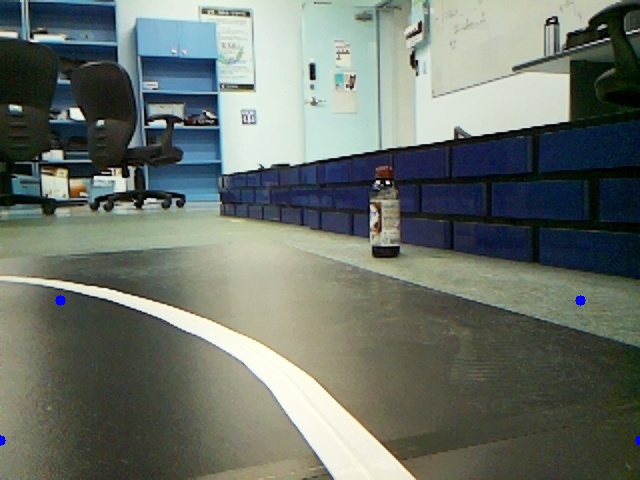
#> input picture sliding_window/clahe_image.jpg, 640 x 480 px
$ python -i sliding_window.py   (imports and definitions only)   (older library calls are emulated)
#> lines starting #> are read from the running program, lines starting #| are printed output that depends on the picture; after the words box and inside, x2 and y2 are one past the last pixel; in counts of white or black regions, pixels touching at a corner belong together
#> further down, picture is the input picture: shape (480, 640, 3); mean B, G, R 106.8, 114.7, 106.9
import cv2
import numpy as np
import os

# 이미지 크기 정의 (가로, 세로)
IMAGE_WIDTH = 640
IMAGE_HEIGHT = 480
HALF_WIDTH = 320
HALF_HEIGHT = 240

image_size = (IMAGE_WIDTH, IMAGE_HEIGHT)

# 이미지 저장 경로 설정
save_dir = "frames"
# [1 line not run here, left out]

# SlidingWindow 클래스 정의
class SlidingWindow:
    def __init__(self):
        # l_pos와 r_pos를 인스턴스 변수로 초기화
        self.l_pos = []
        self.r_pos = []
        # 원근 변환에 필요한 행렬을 미리 계산하여 저장
        self.warp_src_mtx = None
        self.warp_dist_mtx = None
        self.src_to_dist_mtx = None
        self.dist_to_src_mtx = None
        self.calculate_perspective_transform()

        # 슬라이딩 윈도우 관련 변수들을 인스턴스 변수로 선언
        self.num_SlidingWindow = 18
        self.width_sliding_window = 20
        self.lx = []
        self.rx = []

    def calculate_perspective_transform(self):
        # 워핑 관련 변수 설정
        warp_image_width = HALF_WIDTH
        warp_image_height = HALF_HEIGHT

        warp_x_margin = 200
        warp_y_margin = 3

        src_pts1 = (240 - warp_x_margin, HALF_HEIGHT + 60)
        src_pts2 = (0, IMAGE_HEIGHT + 20)
        src_pts3 = (400 + warp_x_margin, HALF_HEIGHT + 60)
        src_pts4 = (IMAGE_WIDTH, IMAGE_HEIGHT + 20)

        dist_pts1 = (0, 0)
        dist_pts2 = (0, warp_image_height)
        dist_pts3 = (warp_image_width, 0)
        dist_pts4 = (warp_image_width, warp_image_height)

        self.warp_src_mtx = np.float32([src_pts1, src_pts2, src_pts3, src_pts4])
        self.warp_dist_mtx = np.float32([dist_pts1, dist_pts2, dist_pts3, dist_pts4])

        self.src_to_dist_mtx = cv2.getPerspectiveTransform(self.warp_src_mtx, self.warp_dist_mtx)
        self.dist_to_src_mtx = cv2.getPerspectiveTransform(self.warp_dist_mtx, self.warp_src_mtx)

    # [28 lines left out: functions calibrate_image, warp_image, warp_point, not called in this run]

    def binary_image_with_adaptivethreshold(self, image):
        # Apply HLS Thresholding
        blur = cv2.GaussianBlur(image, (5, 5), 0)
        img_hls = cv2.cvtColor(blur, cv2.COLOR_BGR2HLS)
#> img_hls: shape (480, 640, 3); mean of channels 0, 1, 2 56.2, 108.9, 55.8
        lower_white = np.array([0, 200, 0])  # Adjusted HLS threshold
        upper_white = np.array([255, 255, 255])
        hls_mask = cv2.inRange(img_hls, lower_white, upper_white)
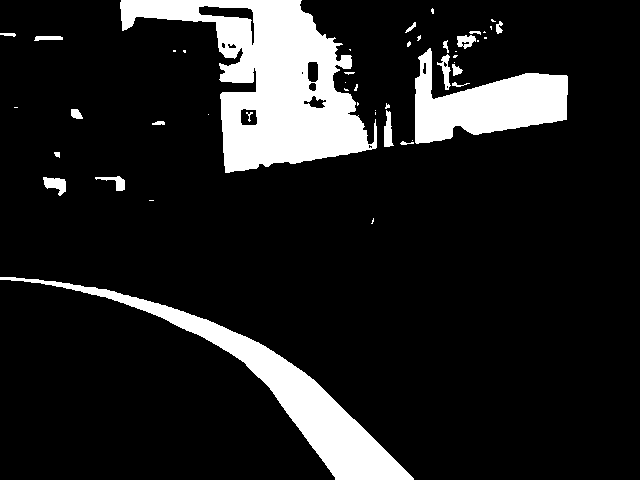
#> hls_mask: shape (480, 640); 13.2% white; 48 white regions (26 under 20 px), largest, box (x1, y1, x2, y2) and area: (120, 0, 377, 173) 20189, (0, 277, 414, 480) 10821, (415, 48, 568, 144) 7770

        return hls_mask

    # [297 lines left out: functions contrast_clihe, morphological_transformation, draw_sliding_window, fit_polynomial, not called in this run]

>>> import cv2
>>> picture = cv2.imread('sliding_window/clahe_image.jpg')
>>> result = SlidingWindow().binary_image_with_adaptivethreshold(picture)
